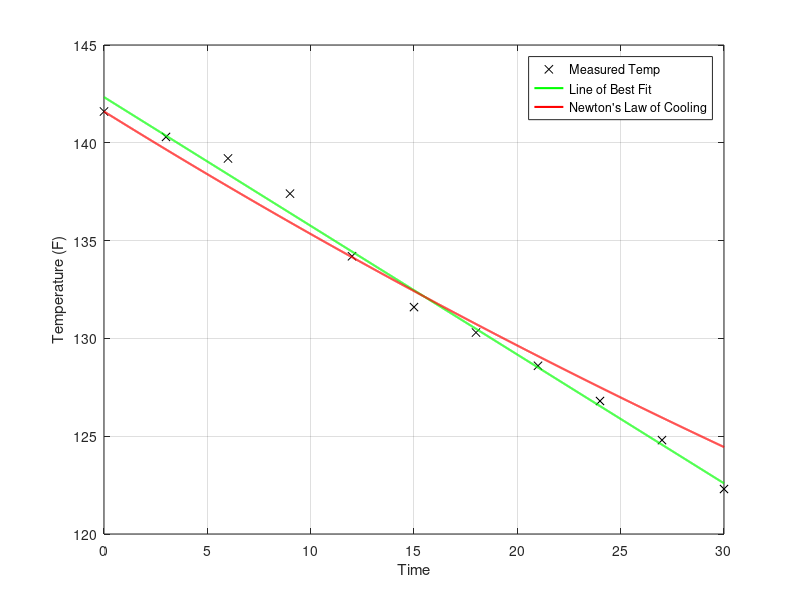

Write the MATLAB code that produced this figure.
clc
clear all
close all

%we will use these for plotting our exact function
tinit = 0;
tfinal = 30;
dt = 0.01;
A = 71.7; %ambient air temp

%reading in file
fileID = fopen('tempvalues.txt');
formatSpec = '%f';
TTemp = fscanf(fileID, formatSpec);
fclose(fileID);

%fscanf gives us a column vec we want a row vec
Temp = transpose(TTemp);
n = length(Temp);
%getting our times
t = zeros(1, n);
for i = 1:n
    t( i ) = ( i - 1 ) * 3;
end
figure(1)
plot(t, Temp, 'k x')
xlabel('Time')
ylabel('Temperature (F)')
grid on
[P,S] = polyfit(t, Temp, 1);
time = tinit:dt:tfinal;
TempPoly = polyval(P, time);
hold on
plot(time, TempPoly, 'g -', 'linewidth', 1.5);

%computing the r^2 value
r2val = 1 - (S.normr/norm(Temp - mean(Temp)))^2

%plotting Newton's Law of Cooling
alpha = A - Temp(1);
k = -0.5 * log((Temp(2) - A) / -alpha);
NewtonCooling = @(t) A - alpha * exp(-k * t);
N = length(time);
funcVal = zeros(1,N);
for i = 1:N
   funcVal(i) = NewtonCooling(time(i)); 
end


hold on
plot(time, funcVal, 'r -', 'linewidth', 1.5)
legend('Measured Temp', 'Line of Best Fit', 'Newton''s Law of Cooling')

















